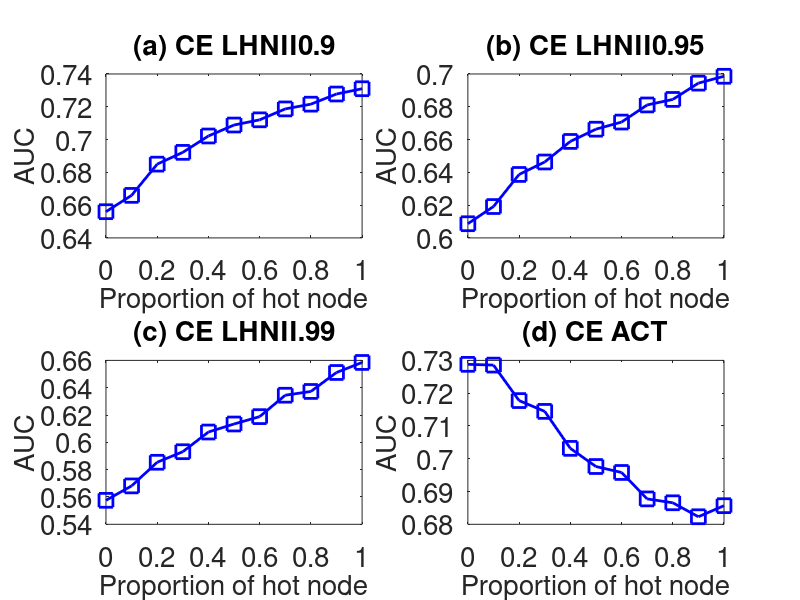

Here is the MATLAB script that generated this plot:
subplot(2,2,1);
x=0:0.1:1;
y=[0.6559872	0.6659404	0.6850006	0.6921806	0.7021662	0.708863	0.7120312	0.7186862	0.721583	0.7277774	0.731
];
plot(x,y,'-bs','LineWidth',2,'MarkerSize',10);
set(gca,'FontSize',20);
xlabel('Proportion of hot node','fontsize',20);
ylabel('AUC','fontsize',20);
title('(a) CE LHNII0.9','fontsize',20);

subplot(2,2,2);
x=0:0.1:1;
y=[0.6086452	0.619136	0.6387082	0.6463076	0.6588484	0.6663226	0.6706628	0.6811062	0.6844738	0.6944132	0.6986084

];
plot(x,y,'-bs','LineWidth',2,'MarkerSize',10);
set(gca,'FontSize',20);
xlabel('Proportion of hot node','fontsize',20);
ylabel('AUC','fontsize',20);
title('(b) CE LHNII0.95','fontsize',20);

subplot(2,2,3);
x=0:0.1:1;
y=[0.5575618	0.568115	0.5854166	0.5931424	0.6075566	0.6134318	0.618829	0.6345014	0.6372548	0.6511388	0.6584882
];
plot(x,y,'-bs','LineWidth',2,'MarkerSize',10);
set(gca,'FontSize',20);
xlabel('Proportion of hot node','fontsize',20);
ylabel('AUC','fontsize',20);
title('(c) CE LHNII.99','fontsize',20);


subplot(2,2,4);
x=0:0.1:1;
y=[0.7287954	0.7285636	0.7177388	0.7144436	0.7031666	0.6976276	0.6958126	0.6877498	0.6865668	0.6823064	0.6856822
];
plot(x,y,'-bs','LineWidth',2,'MarkerSize',10);
set(gca,'FontSize',20);
xlabel('Proportion of hot node','fontsize',20);
ylabel('AUC','fontsize',20);
title('(d) CE ACT','fontsize',20);
